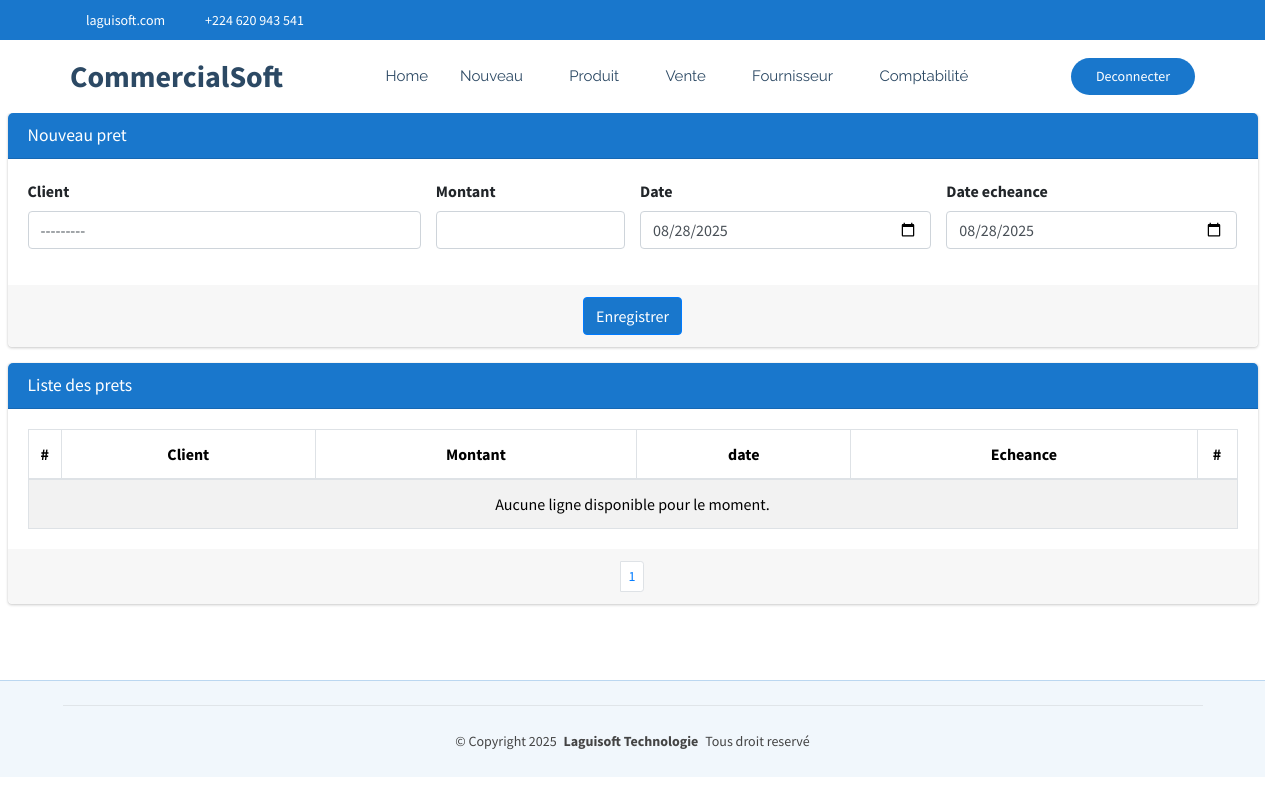
The app's page /commerce/commerce/pret/Client (signed in), older data.
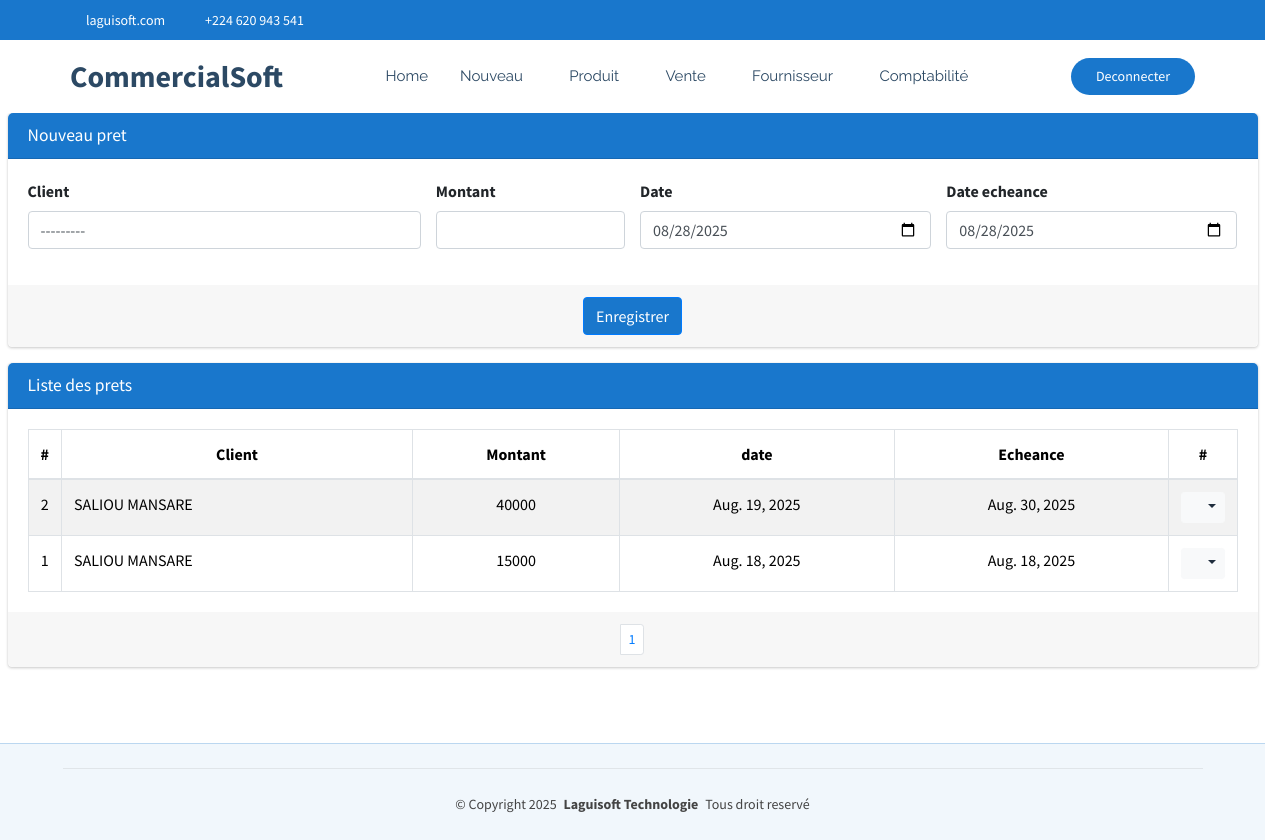
The same page, newer data.
### CommercialSoft/models.py (models this page shows)
class PretClient(models.Model):
    client=models.ForeignKey(Client, on_delete=models.SET_NULL, null=True, related_name='prets')
    montant=models.BigIntegerField()
    date=models.DateField(default=timezone.now)
    dateEcheance=models.DateField(default=timezone.now)
    payer=models.CharField(max_length=5, choices=[('Non','Non'),('Oui','Oui')], default='Non')
    commande=models.ForeignKey(Commande, on_delete=models.SET_NULL, null=True, blank=True)
    user=models.ForeignKey(settings.AUTH_USER_MODEL, on_delete=models.PROTECT)
    commentaire=models.CharField(max_length=50, null=True, blank=True)

class Client(models.Model):
    societe=models.ForeignKey(Societe, on_delete=models.CASCADE, null=True)
    nom=models.CharField(max_length=70, unique=True)
    telephone=models.CharField(max_length=20,null=True,blank=True)
    adresse=models.CharField(max_length=30, null=True, blank=True)
    email=models.EmailField(max_length=50, null=True, blank=True)
    matricule=models.CharField(max_length=20,null=True, blank=True)
    pourcentage=models.PositiveSmallIntegerField()
    detteMaximale=models.PositiveBigIntegerField()
    def __str__(self):
        return self.nom

### CommercialSoft/views.py (the view)
# urls.py: path('commerce/pret/Client', views.pretClient_list_create,name="commerce_pretClient"),
@login_required
def pretClient_list_create(request):
    if request.method == "POST":
        form = detteClientForm(request.POST)
        if form.is_valid():
            dette = form.save(commit=False)
            dette.user=request.user
            dette.save()  # Sauvegarder après modification
            messages.success(request, "pret créée avec succès !")
            return redirect('commerce_pretClient')
        else:
            messages.error(request, "Erreur lors de la création de la pret.")
    else:
        form = detteClientForm()
    pret = PretClient.objects.all().order_by('-date')
    paginator = Paginator(pret, 15)
    page = request.GET.get('page')
    paginated_depense = paginator.get_page(page)
    return render(request, 'CommercialSoft/pretClient.html', {'form': form,'listes': paginated_depense})

### CommercialSoft/forms.py
class detteClientForm(forms.ModelForm):
    class Meta:
        model = PretClient
        fields = ['client', 'montant', 'date','dateEcheance']
        widgets = {
            'client': forms.Select(attrs={'class': 'form-control select2bs4', "id":"idClient"}),
            'montant': forms.NumberInput(attrs={'class': 'form-control'}),
            'date': forms.DateInput(attrs={'class': 'form-control', 'type': 'date'}),
            'dateEcheance': forms.DateInput(attrs={'class': 'form-control', 'type': 'date'}),
        }

### CommercialSoft/templates/CommercialSoft/pretClient.html (shortened to what the changed rows need)
{% extends "CommercialSoft/starter-page.html" %}
{% load static %}
{% block css %}
    <link rel="stylesheet" href="{% static 'autre/plugins/fontawesome-free/css/all.min.css' %}">
    <link rel="stylesheet" href="https://code.ionicframework.com/ionicons/2.0.1/css/ionicons.min.css">
  <link rel="stylesheet" href="{% static 'autre/plugins/sweetalert2-theme-bootstrap-4/bootstrap-4.min.css' %}">
    <link rel="stylesheet" href="{% static 'autre/dist/css/adminlte.min.css' %}">
    <link rel="stylesheet" href="{% static 'autre/plugins/toastr/toastr.min.css' %}">
{% endblock %}
{% block corp %}
<section class="content pt-0">
  <div class="container-fluid">
    <div class="row">
      <div class="col-md-12">
        <div class="card card-primary">
            <div class="card-body">
              <table class="table table-bordered table-hover table-striped">
                <thead>
                  <tr>
                    <th style="width: 10px" class="text-center">#</th>
                    <th class="text-center">Client</th>
                    <th class="text-center">Montant</th>
                    <th class="text-center">date</th>
                    <th class="text-center">Echeance</th>
                    <th style="width: 40px" class="text-center">#</th>
                  </tr>
                </thead>
                <tbody>
                  {% if listes %}
                    {% for liste in listes %}
                      <tr>
                        <td class="text-center">{{liste.id}}</td>
                        <td>{{liste.client.nom}}</td>
                        <td class="text-center">{{liste.montant}}</td>
                        <td class="text-center">{{liste.date}}</td>
                        <td class="text-center">{{liste.dateEcheance}}</td>
                        <td class="text-center">
                          <div class="btn-group">
                            <button type="button" class="btn btn-sm btn-light dropdown-toggle" data-toggle="dropdown" aria-expanded="false">
                              <i class="fas fa-cogs"></i>
                            </button>
                          </div>
                        </td>
                      </tr>
                    {% endfor %}
                  {% else %}
                    <tr>
                      <td colspan="14" class="text-center">Aucune ligne disponible pour le moment.</td>
                    </tr>
                  {% endif %}
                </tbody>
              </table>
            </div>
            <div class="card-footer clearfix">
              <ul class="pagination pagination-sm m-0 justify-content-center">
                <li class="page-item">
                  {% for num in listes.paginator.page_range %}
                    {% if listes.number == num %}
                      <li class="page-item"><a class="page-link" href="">{{ num }}</a></li>
                    {% else %}
                      <li class="page-item"><a class="page-link" href="?page={{ num }}">{{ num }}</a></li>
                    {% endif %}
                  {% endfor %}
              </ul>
            </div>
          </div>
      </div>
    </div>
  </div>
</section>
  {% endblock %}

Row changes from the older to the newer data that the page shows:
added PretClient: id "2", client.nom "SALIOU MANSARE", montant "40000", date "Aug. 19, 2025", dateEcheance "Aug. 30, 2025"
added PretClient: id "1", client.nom "SALIOU MANSARE", montant "15000", date "Aug. 18, 2025", dateEcheance "Aug. 18, 2025"
Text that changed along with them:
text no longer shown: "Aucune ligne disponible pour le moment."
